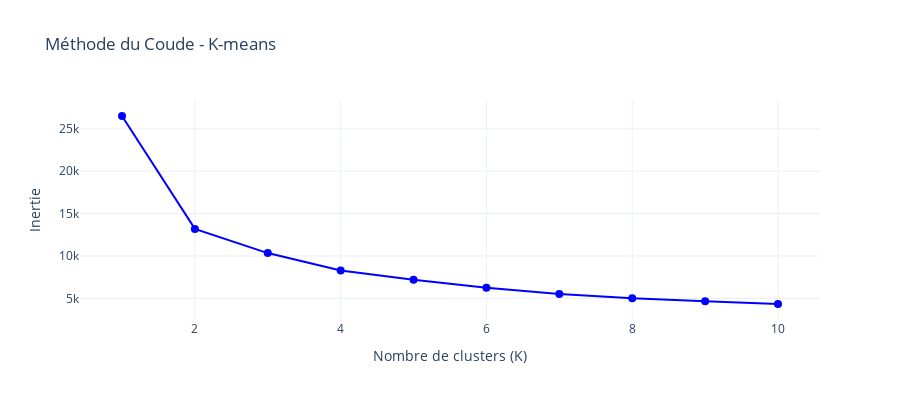

Here is the notebook cell this chart was saved with:
### Code cell
from sklearn.cluster import KMeans

def kmeans_elbow_acp(coords_acp, k_range=range(1, 11), k_final=4):
    inertias = []
    
    for k in k_range:
        kmeans = KMeans(n_clusters=k, random_state=42)
        kmeans.fit(coords_acp)
        inertias.append(kmeans.inertia_)
    
    fig = go.Figure()
    fig.add_trace(go.Scatter(x=list(k_range), y=inertias, mode='lines+markers', 
                            line=dict(color='blue', width=2), marker=dict(size=8)))
    fig.update_layout(title='Méthode du Coude - K-means', 
                     xaxis_title='Nombre de clusters (K)', yaxis_title='Inertie',
                     template='plotly_white', height=400)
    fig.show()
    
    # Prédictions avec K choisi
    kmeans_final = KMeans(n_clusters=k_final, random_state=42)
    predictions = kmeans_final.fit_predict(coords_acp)
    
    print(f"Clustering avec K={k_final}:")
    unique, counts = np.unique(predictions, return_counts=True)
    for cluster, count in zip(unique, counts):
        print(f"Cluster {cluster}: {count} observations")
    
    return predictions, inertias, fig,kmeans_final

train_pca =pca.transform(scaler.transform(train[['WS2M', 'T2M', 'RH2M', 'PS', 'QV2M', 'MONTH_SIN', 'MONTH_COS',
                                                 'T2MWET','T2MDEW'
                                                 ]]))[:, :3]
test_pca =pca.transform(scaler.transform(test[['WS2M', 'T2M', 'RH2M', 'PS', 'QV2M', 'MONTH_SIN', 'MONTH_COS',
                                               'T2MWET','T2MDEW'
                                               ]]))[:, :3]

predictions_train,inertias, fig,kmeans_final = kmeans_elbow_acp(train_pca, k_range=range(1, 11))
predictions_test= kmeans_final.predict(test_pca)

### Figure 1 — Plotly figure (JSON) as saved in the notebook; plotly's stock layout.template omitted (floating-point values rounded to 4 significant figures)
{"data": [{"line": {"color": "blue", "width": 2}, "marker": {"size": 8}, "mode": "lines+markers", "type": "scatter", "x": [1, 2, 3, 4, 5, 6, 7, 8, 9, 10], "y": [26510.0, 13200.0, 10340.0, 8277.0, 7207.0, 6254.0, 5521.0, 5022.0, 4645.0, 4335.0]}], "layout": {"height": 400, "title": {"text": "Méthode du Coude - K-means"}, "xaxis": {"title": {"text": "Nombre de clusters (K)"}}, "yaxis": {"title": {"text": "Inertie"}}}}
